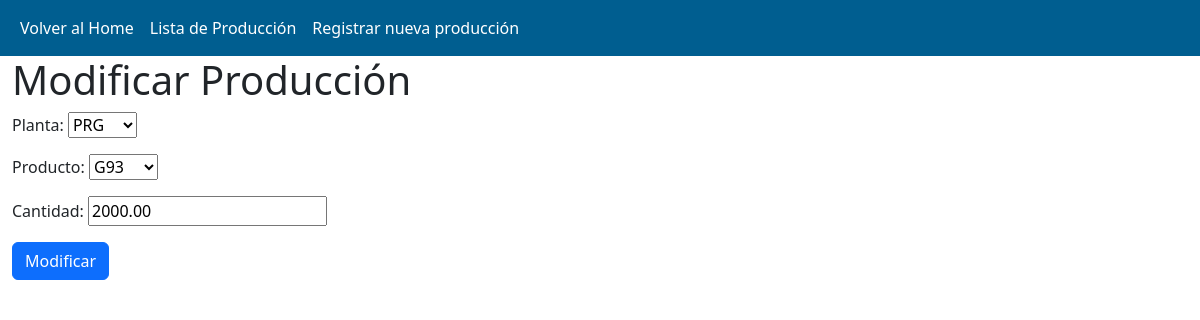
The page /produccion/modificar/12/ (signed in) on the database its author committed.
### produccion/models.py (models this page shows, shortened)
class Produccion(models.Model):
    planta = models.ForeignKey(Planta, on_delete=models.CASCADE)
    producto = models.ForeignKey(Producto, on_delete=models.CASCADE)
    cantidad = models.DecimalField(max_digits=10, decimal_places=2)
    fechahora = models.DateTimeField(auto_now_add=True)
    fecha = models.DateTimeField(auto_now_add=True)
    operador = models.CharField(max_length=100)
    modificado_por = models.ForeignKey(User, related_name='modificado_por', null=True, blank=True, on_delete=models.SET_NULL)
    modificado_el = models.DateTimeField(null=True, blank=True)
    anulado = models.BooleanField(default=False)
    anulado_por = models.ForeignKey(User, related_name='anulado_por', null=True, blank=True, on_delete=models.SET_NULL)
    anulado_el = models.DateTimeField(null=True, blank=True)

### produccion/views.py (the view, shortened to what this page needs)
# urls.py: path('modificar/<int:pk>/', modificar_produccion, name='modificar_produccion'),
@login_required
def modificar_produccion(request, pk):
    es_supervisor = request.user.groups.filter(name='supervisor').exists()
    es_admin = request.user.groups.filter(name='admin').exists()
    if es_supervisor or es_admin:
        produccion = get_object_or_404(Produccion.objects.all(), pk=pk)
        if request.method == 'POST':
            form = ProduccionForm(request.POST, instance=produccion)
            if form.is_valid():
                form.save()
                return redirect('lista_produccion')
        else:
            form = ProduccionForm(instance=produccion)
        return render(request, 'produccion/modificar_produccion.html', {'form': form})

### produccion/forms.py
class ProduccionForm(forms.ModelForm):
    class Meta:
        model = Produccion
        fields = ['planta', 'producto', 'cantidad']

### produccion/models.py (called while the page is built)
    def __str__(self):
        return self.nombre

    def __str__(self):
        return self.nombre

### produccion/templates/produccion/modificar_produccion.html (shortened to what this page needs)
{% extends 'produccion/base.html' %}
{% block content %}
    <h1>Modificar Producción</h1>
    <form method="post" class="form">
        {{ form.as_p }}
        <button type="submit" class="btn btn-primary">Modificar</button>
    </form>
{% endblock %}

### rows shown on the page
Produccion: planta "PRG", producto "G93", cantidad "2000.00"
